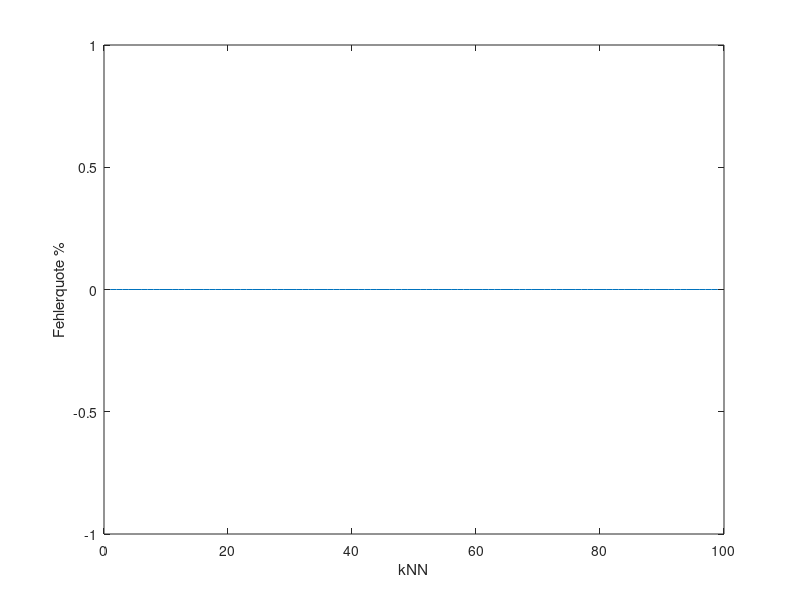

This chart was generated by the following MATLAB code:


kNN = 99;

PICS = 100;
FEATURES = 7;

directory = 'MPEG7';
D = dir(directory) ; 
I = cell( PICS , 1 ) ; 

classes = {'apple','bat','Bone','beetle','key'};



S = zeros(PICS, FEATURES);
SC = zeros(1,PICS);
j=1; 



for i = 1 : size( D, 1 )
      
    %if D( i ).isdir == 0 && (strncmp( D( i ).name( 1 : 3 ) , 'apple' , 3)|| strncmp( D( i ).name( 1 : 3 ) , 'bat' , 3) || strncmp( D( i ).name( 1 : 3 ) , 'key' , 3) || strncmp( D( i ).name( 1 : 3 ) , 'Bone' , 3) || strncmp( D( i ).name( 1 : 3 ) , 'beetle' , 3))
    
    class=0; 
    for p=1:size(classes,2) 
       if D( i ).isdir == 0 && strncmp( D( i ).name( 1 : 3 ) , classes{p} , 3)
            class=p;
            break;
       end
    end
    
    if D( i ).isdir == 0 && class>0 
        

       I_temp = imread (fullfile(directory,D(i).name));
       I{j} = im2bw( I_temp , graythresh ( I_temp ) );
       I{j} = bwlabel(I{j});
       
       
       STATS = regionprops(I{j},'all');
          
       
      % only proceed with the max area
       [area,ind] = max([STATS.Area]);
       perimeter = (STATS(ind).Perimeter);
       majoraxis =  (STATS(ind).MajorAxisLength);
       minoraxis = (STATS(ind).MinorAxisLength);
       
       
       %formfactor:
       formfactor = (4*pi*area) ./ perimeter.^2;
       S(j,1) = formfactor;
     
       %roundness:
       roundness = (4*area) / (pi*majoraxis^2);
       S(j,2) = roundness;
       
       
       %compactness:
       compactness = sqrt(roundness);
       S(j,3) = compactness;
       
       %aspect ratio:
       aspectratio =  majoraxis / minoraxis;
       S(j,4) = aspectratio;
       
       S(j,5) = perimeter;
       S(j,6) = majoraxis;
       S(j,7) = minoraxis;
       
       SC(j) = class;
       
       j = j + 1;
    end
end
j=j-1;



errors = zeros(PICS,kNN);
eucl = zeros(PICS,2);
for k=1:j
    for l=1:j
        if k~=l
            eucl(l) = sqrt(sum((S(l,:)-S(k,:)).^2));
        else
            eucl(l) = realmax;
        end
        eucl(l,2) = SC(l);
    end
    
    % now sort it, the pics with the shortest distance first
    [distances] = sortrows(eucl);
    
    %error test every picture if wrong or right
    %needed for the graph
    for v=1:kNN
        if (mode(distances(1:v,2))~=eucl(k,2)) 
            errors(k,v)=1;
        end
    end

    % check if desicion is right
    % mode returns the commonest picture class
    % if that is the actual class => right
    if (mode(distances(1:kNN,2))==eucl(k,2)) 
        disp('right');
    else 
        disp('wrong');
    end
end
sumerrors = zeros(1,20);
 for p=1:kNN 
         sumerrors(p) = sum(errors(:,p));
 end



plot(1:kNN,sumerrors);
xlabel('kNN')
ylabel('Fehlerquote %')
       
